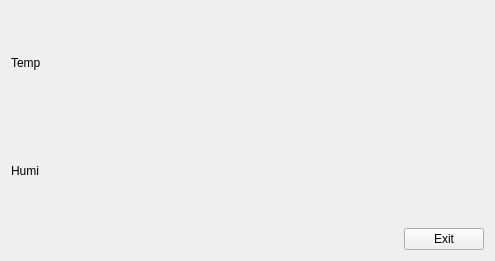
<?xml version="1.0" encoding="UTF-8"?>
<ui version="4.0">
 <class>Wifi</class>
 <widget class="QWidget" name="Wifi">
  <property name="geometry">
   <rect>
    <x>0</x>
    <y>0</y>
    <width>495</width>
    <height>261</height>
   </rect>
  </property>
  <property name="windowTitle">
   <string>Form</string>
  </property>
  <layout class="QVBoxLayout" name="verticalLayout">
   <item>
    <layout class="QHBoxLayout" name="horizontalLayout" stretch="0,1">
     <item>
      <widget class="QLabel" name="label">
       <property name="text">
        <string>Temp</string>
       </property>
      </widget>
     </item>
     <item>
      <widget class="DataGridLabel" name="tempLabel"/>
     </item>
    </layout>
   </item>
   <item>
    <layout class="QHBoxLayout" name="horizontalLayout_2" stretch="0,1">
     <item>
      <widget class="QLabel" name="label_2">
       <property name="text">
        <string>Humi</string>
       </property>
      </widget>
     </item>
     <item>
      <widget class="DataGridLabel" name="HumiLabel"/>
     </item>
    </layout>
   </item>
   <item>
    <layout class="QHBoxLayout" name="horizontalLayout_3">
     <item>
      <spacer name="horizontalSpacer">
       <property name="orientation">
        <enum>Qt::Horizontal</enum>
       </property>
       <property name="sizeHint" stdset="0">
        <size>
         <width>40</width>
         <height>20</height>
        </size>
       </property>
      </spacer>
     </item>
     <item>
      <widget class="QPushButton" name="pushButton">
       <property name="text">
        <string>Exit</string>
       </property>
      </widget>
     </item>
    </layout>
   </item>
  </layout>
 </widget>
 <customwidgets>
  <customwidget>
   <class>DataGridLabel</class>
   <extends>QLabel</extends>
   <header location="global">wifiWidget/datagridlabel.h</header>
  </customwidget>
 </customwidgets>
 <resources/>
 <connections>
  <connection>
   <sender>pushButton</sender>
   <signal>clicked()</signal>
   <receiver>Wifi</receiver>
   <slot>close()</slot>
   <hints>
    <hint type="sourcelabel">
     <x>216</x>
     <y>167</y>
    </hint>
    <hint type="destinationlabel">
     <x>368</x>
     <y>299</y>
    </hint>
   </hints>
  </connection>
 </connections>
</ui>
